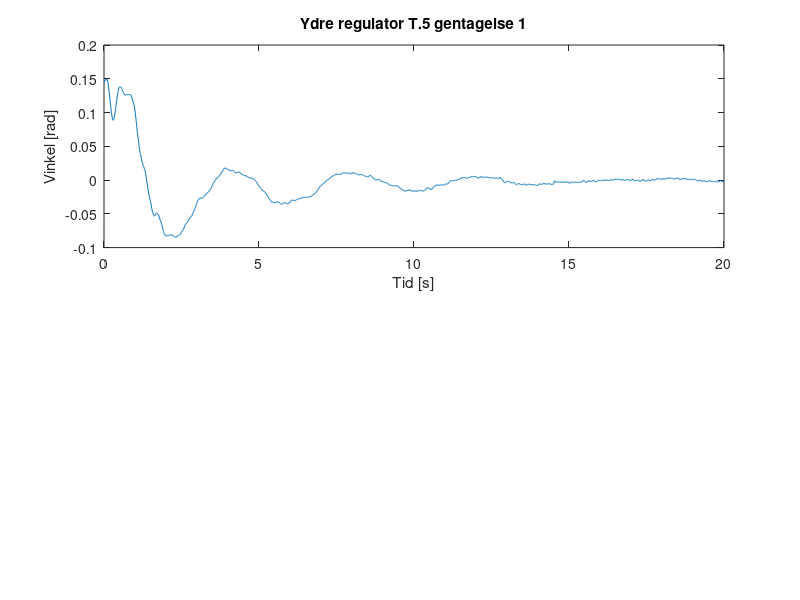

The MATLAB script that drew this image: (Note: this script raises an error after producing the figure.)
%Der er 10 ms mellem hver sampling
clc
clear all
close all

load('dataYdre.mat');


realdata=dataYdre(:,1);
stroem=dataYdre(:,2);
startPin=dataYdre(:,3);

%plot(realdata)
%hold on
%plot(startPin-2)


n=2000;
for i = 1:n
    tid(i) = 0.01 * i;
end

start=[2072;5304;8617;12142;15809;20034;26901;30720;37503;44003]

for i = 1:10
    data(:,i)=realdata(start(i):start(i)+(n-1));
    dataStroem(:,i)=stroem(start(i):start(i)+(n-1));
end

n=length(data)

for i = 1:10
    dataFilt(1,i) = data(1,i);
    dataFilt(2,i) = (data(1,i) + data(2,i))/2;
    dataFiltStroem(1,i) = dataStroem(1,i);
    dataFiltStroem(2,i) = (dataStroem(1,i) + dataStroem(2,i))/2;
end

for i = 1:10
    for ii=1:n-2
        dataFilt(ii+2,i)=(data(ii,i)+data(ii+1,i)+data(ii+2,i))/3;
        dataFiltStroem(ii+2,i)=(dataStroem(ii,i)+dataStroem(ii+1,i)+dataStroem(ii+2,i))/3;        
    end
end


temp = [0;0;0;0;0;0;0;0;0;0];

for i=1:10
    for ii=1001:n
        temp(i) = temp(i) + dataFilt(ii,i);
    end
end


offset = temp/(n-1000);
offset(10)=offset(10);
offset(9)=offset(9);
offset(8)=offset(8)+0.005;
offset(7)=offset(7);
offset(6)=offset(6)-0.002;
offset(5)=offset(5)-0.002;
offset(4)=offset(4)+0.002;
offset(3)=offset(3)+0.002;
offset(2)=offset(2)+0.002;
offset(1)=offset(1)+0.002;



for i = 1:10
    dataFilt(:,i) = dataFilt(:,i)-offset(i);
end

addMarkX = [0;0;0;0;0;0;0;0;0;0];
addMarkY = [0;0;0;0;0;0;0;0;0;0];

for i = 1:10
    for ii=1:(n-1)
        if abs(dataFilt(ii,i)) > 0.0175
            if abs(max(dataFilt(ii+1:n,i)))<=0.0175
                addMarkX(i) = ii+1;
                addMarkY(i) = dataFilt(ii+1,i);
            elseif abs(min(dataFilt(ii+1:n,i)))<=0.0175
                addMarkX(i) = ii+1;
                addMarkY(i) = dataFilt(ii+1,i);
            end
        end
    end
end

addMarkX = addMarkX * 0.01;


dataFilt(1850:2000,8)=0

for i=1:10
    figure(i);
    subplot(2,1,1);
    plotVar = plot(tid,dataFilt(:,i));
    a=sprintf('Ydre regulator T.5 gentagelse %d',i);
    title(a)
    ylabel("Vinkel [rad]");
    xlabel("Tid [s]");
    yline(0.0175);
    yline(-0.0175);
    datatip(plotVar,addMarkX(i),addMarkY(i));
    subplot(2,1,2);
    plot(tid,dataFiltStroem(:,i));
    a=sprintf('Strøminput ved ydre regulator T.5 gentagelse %d',i);
    title(a)
    ylabel("Strøm [A]");
    xlabel("Tid [s]");
end


